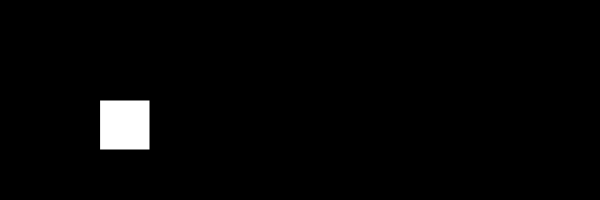
Frame 1 (no input)
Frame 60 (no input): identical to frame 1, image omitted
Frame 120 (the mouse pressed at the canvas centre since frame 60): identical to frame 1, image omitted

The p5.js sketch that drew this single still picture (run headless with seeded random() and noise() and a simulated clock; from frame 60 on, the mouse is pressed at the canvas centre):

// p5.js sketch
// ── sketch.js
var trex;
function setup() {
  createCanvas(600, 200);
}

function draw() {
  background(0);
 rect (100,100, 50, 50);
}
